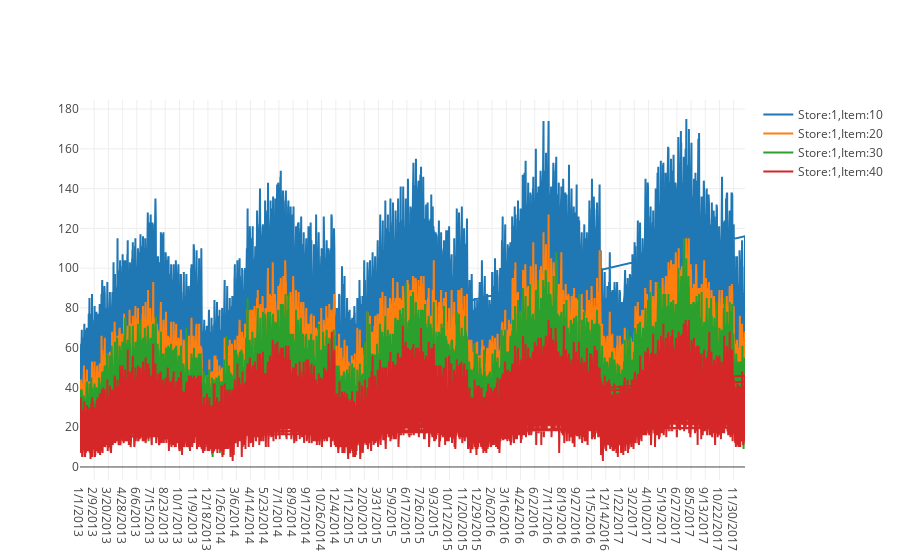

Notebook source saved alongside this figure:
### Code cell
def sales_monthly(data):
    multi_store_item_df = data.copy()
    # First, let us filterout the required data
    store_ids = [1, 1, 1, 1]   # Some stores
    item_ids = [10, 20, 30, 40]    # Some items
    print('Before filter:', multi_store_item_df.shape)
    multi_store_item_df = multi_store_item_df[multi_store_item_df.store.isin(store_ids)]
    multi_store_item_df = multi_store_item_df[multi_store_item_df.item.isin(item_ids)]
    print('After filter:', multi_store_item_df.shape)
    #display(multi_store_item_df)
    # TODO Monthly avg sales

    # Let us plot this now
    multi_store_item_ts_data = []
    for st,it in zip(store_ids, item_ids):
        flt = multi_store_item_df[multi_store_item_df.store == st]
        flt = flt[flt.item == it]
        multi_store_item_ts_data.append(go.Scatter(x=flt.date, y=flt.sales, name = "Store:" + str(st) + ",Item:" + str(it)))
    py.iplot(multi_store_item_ts_data)
    return (multi_store_item_df)

multi_store_item_df = sales_monthly(train_df)

### Figure 1 — Plotly figure (JSON) as saved in the notebook; plotly's stock layout.template omitted (floating-point values rounded to 4 significant figures; data arrays with more than 128 entries replaced by an {"elided": "..."} marker saying what was removed)
{"data": [{"type": "scatter", "x": {"elided": "18260 str values"}, "y": {"elided": "18260 int values"}, "name": "Store:1,Item:10"}, {"type": "scatter", "x": {"elided": "18260 str values"}, "y": {"elided": "18260 int values"}, "name": "Store:1,Item:20"}, {"type": "scatter", "x": {"elided": "18260 str values"}, "y": {"elided": "18260 int values"}, "name": "Store:1,Item:30"}, {"type": "scatter", "x": {"elided": "18260 str values"}, "y": {"elided": "18260 int values"}, "name": "Store:1,Item:40"}], "layout": {}}
